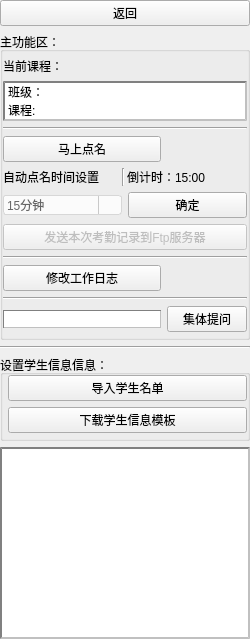
       <widget class="QWidget" name="widget" native="true">
        <property name="maximumSize">
         <size>
          <width>250</width>
          <height>16777215</height>
         </size>
        </property>
        <layout class="QGridLayout" name="gridLayout_6">
         <property name="leftMargin">
          <number>0</number>
         </property>
         <property name="topMargin">
          <number>0</number>
         </property>
         <property name="rightMargin">
          <number>0</number>
         </property>
         <property name="bottomMargin">
          <number>0</number>
         </property>
         <item row="0" column="0">
          <layout class="QVBoxLayout" name="verticalLayout">
           <item>
            <widget class="QPushButton" name="pushButton_5">
             <property name="text">
              <string>返回</string>
             </property>
            </widget>
           </item>
           <item>
            <widget class="QGroupBox" name="groupBox">
             <property name="title">
              <string>主功能区：</string>
             </property>
             <layout class="QGridLayout" name="gridLayout_3">
              <property name="leftMargin">
               <number>0</number>
              </property>
              <property name="topMargin">
               <number>5</number>
              </property>
              <property name="rightMargin">
               <number>0</number>
              </property>
              <property name="bottomMargin">
               <number>5</number>
              </property>
              <item row="2" column="0" colspan="3">
               <widget class="QLabel" name="labLesson">
                <property name="minimumSize">
                 <size>
                  <width>0</width>
                  <height>40</height>
                 </size>
                </property>
                <property name="styleSheet">
                 <string notr="true">QLabel
{
border: 2px solid gray; 
border-style:inset;
background-color:white;
}</string>
                </property>
                <property name="text">
                 <string>班级：&lt;br&gt;课程:</string>
                </property>
               </widget>
              </item>
              <item row="9" column="0" colspan="2">
               <widget class="QPushButton" name="showWorkLogBtn">
                <property name="text">
                 <string>修改工作日志</string>
                </property>
               </widget>
              </item>
              <item row="11" column="0" colspan="2">
               <widget class="QLineEdit" name="lineEdit_3">
                <property name="focusPolicy">
                 <enum>Qt::ClickFocus</enum>
                </property>
                <property name="styleSheet">
                 <string notr="true">QWidget{
border: 1px solid gray; 
border-style:inset;
}
 </string>
                </property>
               </widget>
              </item>
              <item row="1" column="0" colspan="2">
               <widget class="QLabel" name="label">
                <property name="text">
                 <string>当前课程：</string>
                </property>
               </widget>
              </item>
              <item row="7" column="0" colspan="3">
               <widget class="QPushButton" name="sendToFtpBtn">
                <property name="enabled">
                 <bool>false</bool>
                </property>
                <property name="text">
                 <string>发送本次考勤记录到Ftp服务器</string>
                </property>
               </widget>
              </item>
              <item row="8" column="0" colspan="3">
               <widget class="Line" name="line_4">
                <property name="orientation">
                 <enum>Qt::Horizontal</enum>
                </property>
               </widget>
              </item>
              <item row="11" column="2">
               <widget class="QPushButton" name="sendAnswerBtn">
                <property name="focusPolicy">
                 <enum>Qt::TabFocus</enum>
                </property>
                <property name="text">
                 <string>集体提问</string>
                </property>
               </widget>
              </item>
              <item row="6" column="0" colspan="3">
               <layout class="QHBoxLayout" name="horizontalLayout_5">
                <item>
                 <widget class="QComboBox" name="cbxAttenddanceTime">
                  <property name="styleSheet">
                   <string notr="true">QComboBox{border:1px solid #d7d7d7; border-radius: 3px; padding: 1px 18px 1px 3px;} 
QComboBox:editable{ background: white; }
QComboBox:!editable{ background: #fbfbfb; color:#666666}
QComboBox::drop-down{ subcontrol-origin: padding; subcontrol-position: top right; width: 22px; border-left-width: 1px; border-left-color: #c9c9c9; border-left-style: solid;  border-top-right-radius: 3px;border-bottom-right-radius: 3px; }
QComboBox::down-arrow:on {
top: 1px; left: 1px;
image:url(:/images/images/TiTleBar/setting_white_down.png);
}
QComboBox::down-arrow { 
image: url(:/images/images/TiTleBar/setting_white_normal.png);
}
QComboBox:hover{
border:2px solid rgb(50, 180, 250);

}
</string>
                  </property>
                  <item>
                   <property name="text">
                    <string>15分钟</string>
                   </property>
                  </item>
                  <item>
                   <property name="text">
                    <string>20分钟</string>
                   </property>
                  </item>
                  <item>
                   <property name="text">
                    <string>30分钟</string>
                   </property>
                  </item>
                  <item>
                   <property name="text">
                    <string>45分钟</string>
                   </property>
                  </item>
                  <item>
                   <property name="text">
                    <string>60分钟</string>
                   </property>
                  </item>
                 </widget>
                </item>
                <item>
                 <widget class="QPushButton" name="pushButton_2">
                  <property name="text">
                   <string>确定</string>
                  </property>
                 </widget>
                </item>
               </layout>
              </item>
              <item row="3" column="0" colspan="3">
               <widget class="Line" name="line_3">
                <property name="orientation">
                 <enum>Qt::Horizontal</enum>
                </property>
               </widget>
              </item>
              <item row="5" column="0" colspan="3">
               <layout class="QHBoxLayout" name="horizontalLayout_11">
                <property name="spacing">
                 <number>2</number>
                </property>
                <item>
                 <widget class="QLabel" name="label_18">
                  <property name="text">
                   <string>自动点名时间设置</string>
                  </property>
                 </widget>
                </item>
                <item>
                 <widget class="Line" name="line_10">
                  <property name="orientation">
                   <enum>Qt::Vertical</enum>
                  </property>
                 </widget>
                </item>
                <item>
                 <widget class="QLabel" name="labattendantime">
                  <property name="minimumSize">
                   <size>
                    <width>120</width>
                    <height>0</height>
                   </size>
                  </property>
                  <property name="text">
                   <string>倒计时：15:00</string>
                  </property>
                 </widget>
                </item>
               </layout>
              </item>
              <item row="10" column="0" colspan="3">
               <widget class="Line" name="line_12">
                <property name="orientation">
                 <enum>Qt::Horizontal</enum>
                </property>
               </widget>
              </item>
              <item row="4" column="0" colspan="2">
               <widget class="QPushButton" name="callNameBtn">
                <property name="focusPolicy">
                 <enum>Qt::TabFocus</enum>
                </property>
                <property name="text">
                 <string>马上点名</string>
                </property>
               </widget>
              </item>
             </layout>
            </widget>
           </item>
           <item>
            <widget class="Line" name="line_5">
             <property name="orientation">
              <enum>Qt::Horizontal</enum>
             </property>
            </widget>
           </item>
           <item>
            <widget class="QGroupBox" name="groupBox_3">
             <property name="title">
              <string>设置学生信息信息：</string>
             </property>
             <layout class="QGridLayout" name="gridLayout_2">
              <property name="leftMargin">
               <number>5</number>
              </property>
              <property name="topMargin">
               <number>0</number>
              </property>
              <property name="rightMargin">
               <number>0</number>
              </property>
              <property name="bottomMargin">
               <number>5</number>
              </property>
              <item row="0" column="0">
               <widget class="QPushButton" name="importBtn">
                <property name="focusPolicy">
                 <enum>Qt::TabFocus</enum>
                </property>
                <property name="text">
                 <string>导入学生名单</string>
                </property>
               </widget>
              </item>
              <item row="1" column="0">
               <widget class="QPushButton" name="downloadBtn">
                <property name="focusPolicy">
                 <enum>Qt::TabFocus</enum>
                </property>
                <property name="text">
                 <string>下载学生信息模板</string>
                </property>
               </widget>
              </item>
             </layout>
            </widget>
           </item>
           <item>
            <widget class="QTextEdit" name="textEdit">
             <property name="styleSheet">
              <string notr="true">QTextEdit
{
border: 2px solid gray; 
border-style:inset;
}</string>
             </property>
             <property name="readOnly">
              <bool>true</bool>
             </property>
            </widget>
           </item>
          </layout>
         </item>
        </layout>
       </widget>
